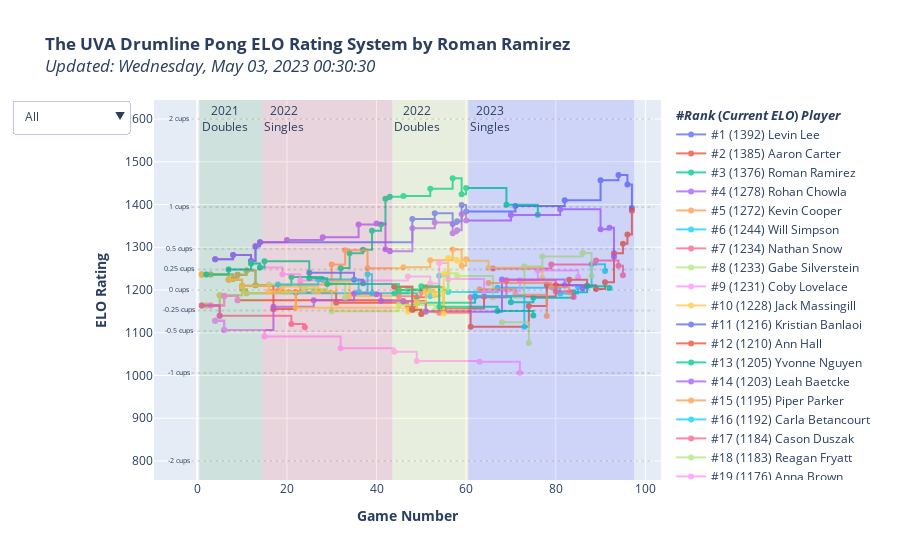

Notebook code for this chart:
### Code cell
import plotly.graph_objects as go

fig = go.Figure()

ranking = 1
for (player,current_rating) in sorted(elo.items(), key=lambda x:x[1], reverse=True):
    fig.add_trace(go.Scatter(
        x=elo_time_table.index,
        y=elo_time_table[player],
        name=f'#{ranking} ({current_rating:.0f}) {player}',
        mode='lines+markers',
        line_shape='hv',
        connectgaps=True,
        text=d_elo_time_table[player],
        # maybe add a per-match section of expected score diff
    ))
    ranking += 1

for (i, season) in enumerate(seasons):
    fig.add_vrect(
        annotation_text=season_labels[i],
        annotation_position="top left",
        x0=matches_table['event'][matches_table['event'] == season].index[0] + 0.5,
        x1=matches_table['event'][matches_table['event'] == season].index[-1] + 1.5,
        fillcolor=vrect_colors[i % len(vrect_colors)],
        opacity=0.1,
        line_width=0,
    )

dropdown_labels = [
    "All",
    "2019 Season",
    "2020 Season",
    "2021 Season",
    "2022 Season",
    "Snares",
    "Tenors",
    "Basses",
    "Cymbals",
    "Pit/Cymbals",
    "2022 Grads",
    "2023 Grads",
    "2024 Grads",
    "2025 Grads",
    "2026 Grads",
    "2021 Singles",
    "2022 Doubles",
    "2022 Singles",
    "2023 Doubles"
]
dropdown_categories = [
    [True for _ in sorted_players_table['player']],
    [x != "None" for x in sorted_players_table['2019']],
    [x != "None" for x in sorted_players_table['2020']],
    [x != "None" for x in sorted_players_table['2021']],
    [x != "None" for x in sorted_players_table['2022']],
    [x > 0 for x in sorted_players_table[['2019', '2020', '2021', '2022']].apply(lambda x: x == 'snare').sum(axis=1)],
    [x > 0 for x in sorted_players_table[['2019', '2020', '2021', '2022']].apply(lambda x: x == 'tenors').sum(axis=1)],
    [x > 0 for x in sorted_players_table[['2019', '2020', '2021', '2022']].apply(lambda x: x == 'bass').sum(axis=1)],
    [x > 0 for x in sorted_players_table[['2019', '2020', '2021', '2022']].apply(lambda x: x == 'cymbals').sum(axis=1)],
    [x > 0 for x in sorted_players_table[['2019', '2020', '2021', '2022']].apply(lambda x: x == 'pit-cymbals').sum(axis=1)],
    [x == 2022 for x in sorted_players_table['grad_year']],
    [x == 2023 for x in sorted_players_table['grad_year']],
    [x == 2024 for x in sorted_players_table['grad_year']],
    [x == 2025 for x in sorted_players_table['grad_year']],
    [x == 2026 for x in sorted_players_table['grad_year']],
    [x != "None" for x in sorted_players_table['seed_2021_2s']],
    [x != "None" for x in sorted_players_table['seed_2022_1s']],
    [x != "None" for x in sorted_players_table['seed_2022_2s']],
    [x != "None" for x in sorted_players_table['seed_2023_1s']]
]

def active_ranking(cat):
    i = 0
    t = 0
    retList = list()
    for c in cat:
        retList.append(f"#{i+1} ({sorted_players_table['current_elo'][t]:.0f}) {sorted_players_table['player'][t]}")
        if c is True:
            i += 1
        t += 1
    return retList 

dropdown_dicts = [
    dict(
    label=label,
    method='restyle',
    args=[{"visible": category, "name": active_ranking(category)}]
    ) for (label, category) in zip(dropdown_labels, dropdown_categories)
]


fig.update_layout(
    title=f'<b>The UVA Drumline Pong ELO Rating System by Roman Ramirez</b><br><i>Updated: {str(datetime.datetime.now().strftime("%A, %b %d, %Y %H:%M:%S"))}<i>',
    xaxis_title='<b>Game Number</b>',
    yaxis_title='<b>ELO Rating</b>',

    updatemenus=[
        dict(
            active=0,
            buttons=dropdown_dicts
            ,
        )       
    ]
)

team1_list = list()
team2_list = list()
for (i, row) in matches_table.iterrows():
    if type(row.t1p2) is not str:
        team1_list.append(row.t1p1)
    else:
        team1_list.append(row.t1p1 + " and " + row.t1p2)

    if type(row.t2p2) is not str:
        team2_list.append(row.t2p1)
    else:
        team2_list.append(row.t2p1 + " and " + row.t2p2)

customdata = np.stack((team1_list, team2_list, matches_table['score1'], matches_table['score2'], matches_table['date']), axis=-1)
hovertemplate = (
    '<i>%{customdata[4]|%A, %B %d, %Y}, Game %{x}</i><br>' +
    '<b>%{fullData.name}</b><br><br>' + 
    '<b>%{customdata[0]} vs. %{customdata[1]}</b><br>' +
    '<b>Final Score:</b> %{customdata[2]}-%{customdata[3]}<br>' + 
    '<b>ELO Change:</b> %{text:,.0f}<br>' + 
    '<b>New ELO:</b> %{y:,.0f}<br>' +
    '<extra></extra>'
)

fig.update_traces(
    customdata=customdata,
    hovertemplate=hovertemplate,
    opacity=0.8,
    legendgrouptitle_text='<b>#<i>Rank</i> (<i>Current ELO</i>) <i>Player</i></b>'
)

def expected_score_inverse(expected_cups):
    yrange = 12
    ymin = -6
    normal_elo_change = 400
    # log base 2 shows difference in 400 rating make a score difference of 2
    expected_difference_in_elo = normal_elo_change * np.log2((yrange / (expected_cups - ymin)) - 1)
    return expected_difference_in_elo

cup_diffs = [-2, -1, -0.5, -0.25, 0, 0.25, 0.5, 1, 2]
expected_elos = [expected_score_inverse(x) for x in cup_diffs]
average_elo = 1200

for (cd, eo) in zip(cup_diffs, expected_elos):
    fig.add_shape(
        type='line',
        x0=elo_time_table.index.min() - 5,
        y0=eo + average_elo,
        x1=elo_time_table.index.max() + 5,
        y1=eo + average_elo,
        line=dict(
            color='black',
            dash='dot'
        ),
        opacity=0.10,
    )
    # fig.add_trace(
    #     go.Scatter(
    #         x=[elo_time_table.index.min() - 5],
    #         y=[average_elo - eo],
    #         text=f"{cd} cups",
    #         mode="text",
    #         textfont=dict(
    #             size=7,
    #         ),
    #         showlegend=False
    #     )
    # )



fig.show()
fig.write_html("index.html")
